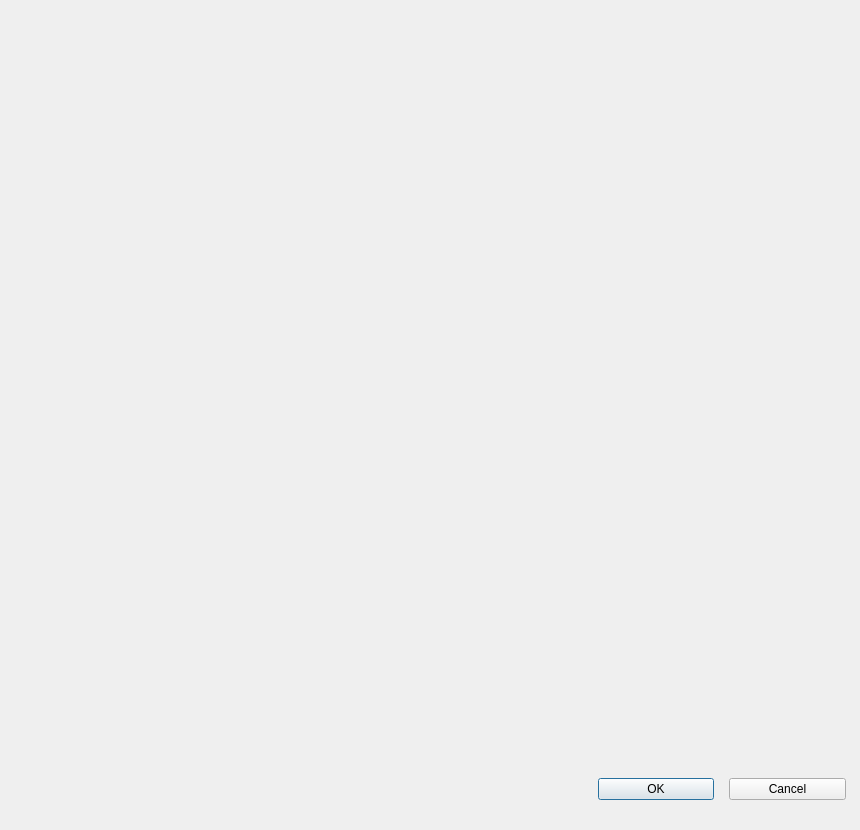
<?xml version="1.0" encoding="UTF-8"?>
<ui version="4.0">
 <class>DevicePlannerDialog</class>
 <widget class="QDialog" name="DevicePlannerDialog">
  <property name="geometry">
   <rect>
    <x>0</x>
    <y>0</y>
    <width>860</width>
    <height>830</height>
   </rect>
  </property>
  <property name="windowTitle">
   <string>Dialog</string>
  </property>
  <layout class="QVBoxLayout" name="verticalLayout" stretch="90,10">
   <property name="spacing">
    <number>10</number>
   </property>
   <property name="leftMargin">
    <number>0</number>
   </property>
   <property name="topMargin">
    <number>0</number>
   </property>
   <property name="rightMargin">
    <number>0</number>
   </property>
   <property name="bottomMargin">
    <number>0</number>
   </property>
   <item>
    <layout class="QHBoxLayout" name="horizontalLayout_8" stretch="0">
     <property name="spacing">
      <number>15</number>
     </property>
     <property name="leftMargin">
      <number>10</number>
     </property>
     <item>
      <widget class="QWidget" name="m_widgetForm" native="true"/>
     </item>
    </layout>
   </item>
   <item>
    <widget class="QWidget" name="m_widget_bottom" native="true">
     <property name="styleSheet">
      <string notr="true"/>
     </property>
     <layout class="QGridLayout" name="gridLayout">
      <item row="0" column="0">
       <layout class="QHBoxLayout" name="horizontalLayout_3" stretch="50,10,10">
        <property name="spacing">
         <number>15</number>
        </property>
        <property name="leftMargin">
         <number>5</number>
        </property>
        <property name="rightMargin">
         <number>5</number>
        </property>
        <item>
         <spacer name="horizontalSpacer">
          <property name="orientation">
           <enum>Qt::Horizontal</enum>
          </property>
          <property name="sizeHint" stdset="0">
           <size>
            <width>40</width>
            <height>20</height>
           </size>
          </property>
         </spacer>
        </item>
        <item>
         <widget class="QPushButton" name="m_btnOK">
          <property name="text">
           <string>OK</string>
          </property>
         </widget>
        </item>
        <item>
         <widget class="QPushButton" name="m_btnCancel">
          <property name="text">
           <string>Cancel</string>
          </property>
         </widget>
        </item>
       </layout>
      </item>
     </layout>
    </widget>
   </item>
  </layout>
 </widget>
 <resources/>
 <connections/>
</ui>
